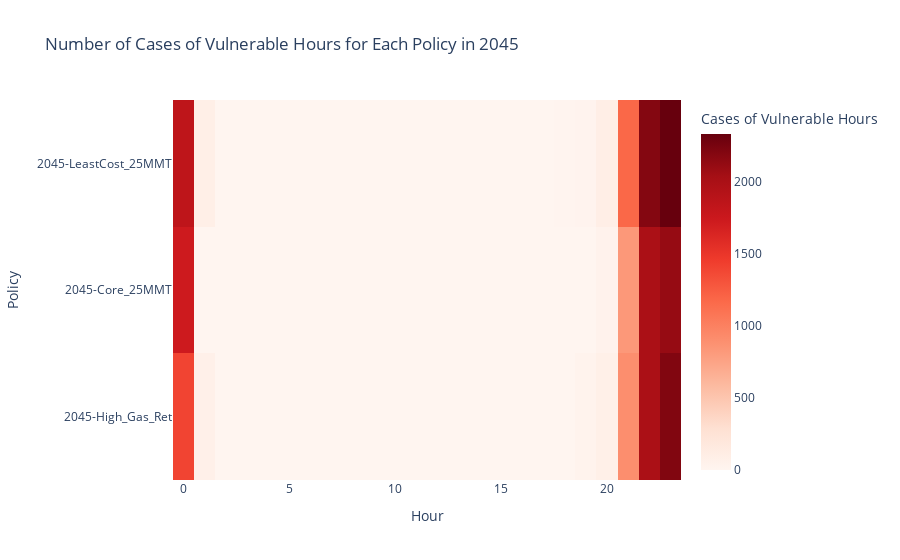

Notebook code cell kept with this figure:
### Code cell
# Specify the folder path where the CSV files are stored along with other inputs for the function 
folder_path = '/Users/liyangwang/kitxDMDU_analysis/reservemargin'
policyYear = 2045
month = 8  # Specify the month (e.g., 9 for September)
RMValue = 5  # Specify the reserve margin value

combined_df = RM_hourly(folder_path, policyYear, month, RMValue)
create_heatmap(combined_df, policyYear)

### Figure 1 — Plotly figure (JSON) as saved in the notebook; plotly's stock layout.template omitted (floating-point values rounded to 4 significant figures)
{"data": [{"coloraxis": "coloraxis", "hovertemplate": "Hour: %{x}<br>Policy: %{y}<br>Cases of Vulnerable Hours: %{z}<extra></extra>", "name": "0", "type": "heatmap", "x": [0, 1, 2, 3, 4, 5, 6, 7, 8, 9, 10, 11, 12, 13, 14, 15, 16, 17, 18, 19, 20, 21, 22, 23], "xaxis": "x", "y": ["2045-LeastCost_25MMT", "2045-Core_25MMT", "2045-High_Gas_Ret"], "yaxis": "y", "z": [[1844, 88, 0, 0, 0, 0, 0, 0, 0, 0, 0, 0, 0, 0, 0, 0, 0, 1, 7, 23, 99, 1179, 2194, 2328], [1729, 0, 0, 0, 0, 0, 0, 0, 0, 0, 0, 0, 0, 0, 0, 0, 0, 0, 1, 2, 37, 827, 1992, 2107], [1398, 66, 0, 0, 0, 0, 0, 0, 0, 0, 0, 0, 0, 0, 0, 0, 0, 1, 1, 28, 74, 904, 1989, 2206]]}], "layout": {"coloraxis": {"colorbar": {"title": {"text": "Cases of Vulnerable Hours"}}, "colorscale": [[0, "rgb(255,245,240)"], [0.125, "rgb(254,224,210)"], [0.25, "rgb(252,187,161)"], [0.375, "rgb(252,146,114)"], [0.5, "rgb(251,106,74)"], [0.625, "rgb(239,59,44)"], [0.75, "rgb(203,24,29)"], [0.875, "rgb(165,15,21)"], [1, "rgb(103,0,13)"]]}, "title": {"text": "Number of Cases of Vulnerable Hours for Each Policy in 2045"}, "xaxis": {"anchor": "y", "constrain": "domain", "domain": [0, 1], "scaleanchor": "y", "title": {"text": "Hour"}}, "yaxis": {"anchor": "x", "autorange": "reversed", "constrain": "domain", "domain": [0, 1], "title": {"text": "Policy"}}}}
